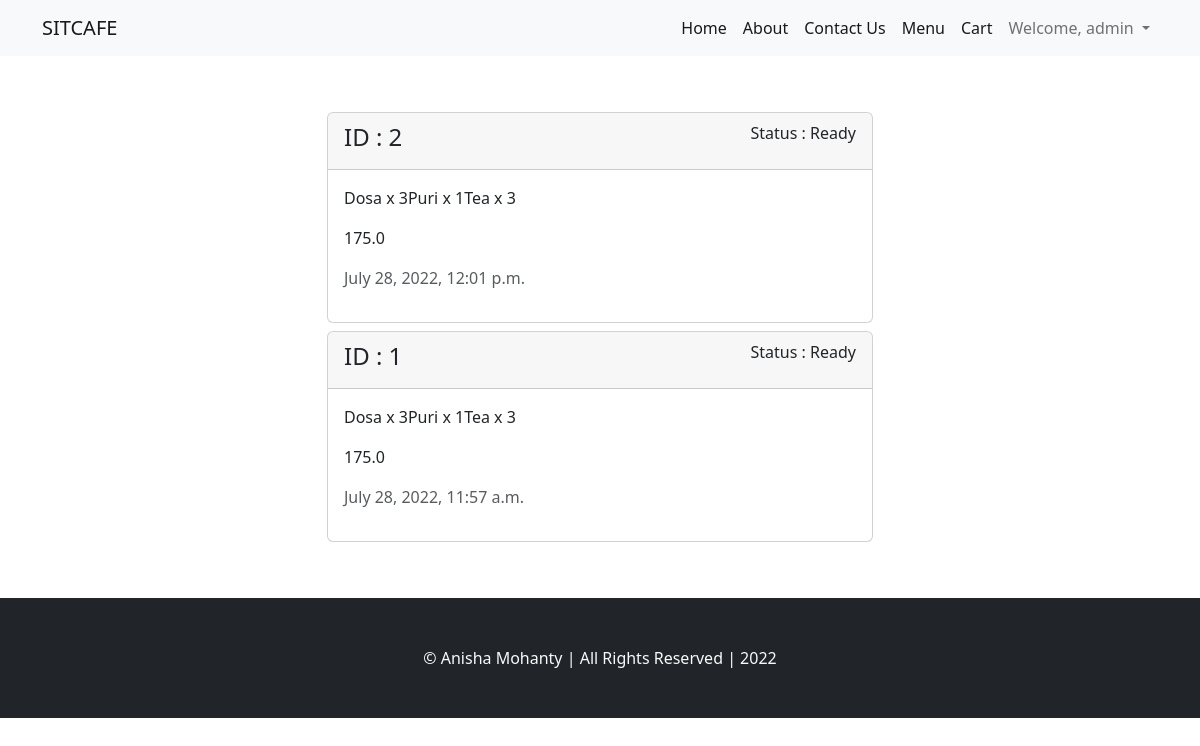
Page /food/orders/ (signed in) on the committed database.
### food/models.py (models this page shows, shortened)
class Order(models.Model):
    user = models.ForeignKey(User, on_delete=models.DO_NOTHING)
    order_details = models.CharField(max_length=500)
    total_price = models.FloatField()
    is_ready = models.BooleanField(default=False)
    is_delivered = models.BooleanField(default=False)
    created_at = models.DateTimeField(auto_now_add=True)
    updated_at = models.DateTimeField(auto_now=True)

### food/views.py (the view)
# urls.py: path('orders/', views.orders, name='orders')
def orders(request):
    orders = Order.objects.filter(user=request.user).order_by('-id')
    context = {
        "orders" : orders
    }
    return render(request, 'food/orders.html',context)

### templates/food/orders.html
{% extends 'base.html' %}
{% block content %}
    <div class="container">
        <div class="row my-5">
            <div class="col-md-6 mx-auto">
                    {% for order in orders %}
                        <div class="card my-2">
                            <div class="card-header d-flex justify-content-between align-items-center">
                                <h4 class="h4">ID : {{order.id}}</h4>
                                <p class="text-lead">Status :
                                    {% if order.is_ready and order.is_delivered %}
                                        Delivered
                                    {% elif order.is_ready %}
                                        Ready
                                    {% else %}
                                        Processing
                                    {% endif %}
                                </p>
                            </div>
                            <div class="card-body">
                                <p class="text-lead">{{order.order_details}}</p>
                                <p>{{order.total_price}}</p>
                                <p class="text-muted">{{order.created_at}}</p>
                            </div>
                        </div>
                    {% endfor %}
            </div>
        </div>
    </div>
{% endblock content %}

### templates/base.html (shortened to what this page needs)
{% load static %}
<!DOCTYPE html>
<html lang="en">
<head>
    <link rel="stylesheet" href="{% static 'bs/bootstrap.min.css' %}">
    <link rel="stylesheet" href="{% static 'css/style.css' %}">
    {% block css %}
    <link rel="stylesheet" href="https://cdn.jsdelivr.net/npm/bootstrap-icons@1.3.0/font/bootstrap-icons.css">
    {% endblock css %}
</head>
<body>
    <nav class="navbar navbar-expand-lg bg-light">
        <div class="container">
          <a class="navbar-brand" href="#">SITCAFE</a>
          <div class="collapse navbar-collapse" id="navbarSupportedContent">
            <ul class="navbar-nav ms-auto mb-2 mb-lg-0">
              <li class="nav-item">
                <a class="nav-link active" aria-current="page" href="{% url 'home' %}">Home</a>
              </li>
              <li class="nav-item">
                <a class="nav-link active" aria-current="page" href="{% url 'about_us' %}">About </a>
              </li>
              <li class="nav-item">
                <a class="nav-link active" aria-current="page" href="{% url 'contactus' %}">Contact Us</a>
              </li>
              <li class="nav-item">
                <a class="nav-link active" aria-current="page" href="{% url 'menu' %}">Menu</a>
              </li>
              {% if user.is_authenticated %}
                <li class="nav-item">
                  <a class="nav-link active" aria-current="page" href="{% url 'cart' %}">Cart</a>
                </li>
                <li class="nav-item dropdown">
                  <a class="nav-link dropdown-toggle" href="#" role="button" data-bs-toggle="dropdown" aria-expanded="false">
                    Welcome, {{user.username}}
                  </a>
                </li>
              {% endif %}
            </ul>
          </div>
        </div>
      </nav>
    {% block content %}
    {% endblock content %}
    <footer class="bg-dark text-light p-5 text-center">
        &copy; Anisha Mohanty | All Rights Reserved | 2022
    </footer>
</body>
</html>

### rows in the picture
Order: id "2", is_ready "Ready", order_details "Dosa x 3Puri x 1Tea x 3", total_price "175.0", created_at "July 28, 2022, 12:01 p.m."
Order: id "1", is_ready "Ready", order_details "Dosa x 3Puri x 1Tea x 3", total_price "175.0", created_at "July 28, 2022, 11:57 a.m."

### other values in the picture
{{ user.username }} "admin"
